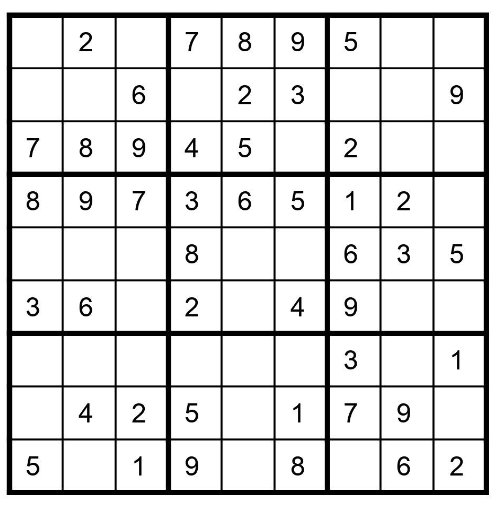
#> input picture data/sudoku-4.png, 498 x 506 px
$ jupyter execute --allow-errors parse_sudoku_board_training.ipynb
#> lines starting #> are read from the running program, lines starting #| are printed output that depends on the picture; after the words box and inside, x2 and y2 are one past the last pixel; in counts of white or black regions, pixels touching at a corner belong together; long printed decimals are rounded
### src/digit_predict.py
import cv2
import numpy as np
import os
import tensorflow as tf

def load_model(model_path: str, verbose: bool = False) -> tf.keras.Model:
    """
    Loads the tensorflow model

    Args:
        model_path: The path of the model
        verbose: True if

    Returns:
        tf.keras.Model: The loaded TensorFlow Keras model
    """

    if not os.path.exists(model_path):
        raise FileNotFoundError(f"No model found: {model_path}")

    model = tf.keras.models.load_model(model_path)

    if verbose:
        print("Model loaded successfully from %s", model_path)

    return model

# [70 lines left out: functions load_and_preprocess_image, predict_digit, run_digit_prediction_pipeline, not called in this run]

### notebooks/parse_sudoku_board_training.ipynb
[cell 1]
import os
import sys

# Move up one directory if your notebook is in a subfolder (like 'notebooks')
module_path = os.path.abspath(os.path.join(".."))
if module_path not in sys.path:
    sys.path.append(module_path)

[cell 2]
import cv2
import numpy as np
import matplotlib.pyplot as plt

from pathlib import Path

from src.digit_predict import load_model

[cell 3]
# Get the project directory (root)
ROOT_DIR = Path.cwd().parent

# IMAGE_FILE_NAME = "sudoku.png"
IMAGE_FILE_NAME = "sudoku-4.png"
# IMAGE_FILE_NAME = "sudoku-5.png"

IMAGE_PATH = ROOT_DIR / "data" / IMAGE_FILE_NAME

[cell 4]
# Import the image and turn into grey scale
img = cv2.imread(IMAGE_PATH)
#> img is the input picture: shape (506, 498, 3); min 0, max 255, mean 219.4
grey = cv2.cvtColor(img, cv2.COLOR_BGR2GRAY)

plt.imshow(grey, cmap='gray')
plt.axis('off')
plt.show()

[cell 5]
# Apply Gaussian blur effect to remove high frequency noises
blurred = cv2.GaussianBlur(grey, (5, 5), 0)
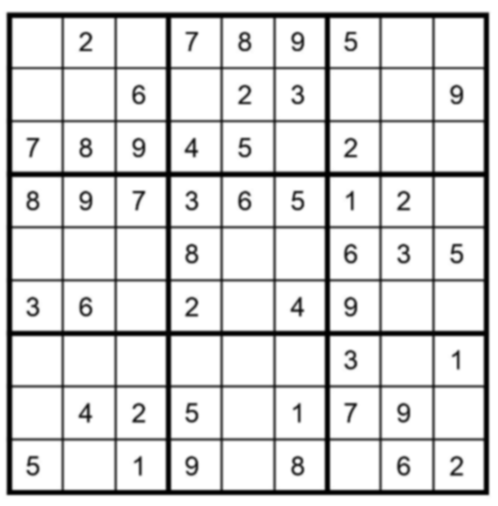
#> blurred: shape (506, 498); min 0, max 255, mean 219.5

plt.imshow(blurred, cmap='gray')
plt.axis('off')
plt.show()

[cell 6]
# Convert the blurry greyscale image into sharp black-and-white only image
thresh = cv2.adaptiveThreshold(blurred, 255, cv2.ADAPTIVE_THRESH_GAUSSIAN_C, cv2.THRESH_BINARY_INV, blockSize=11, C=2)
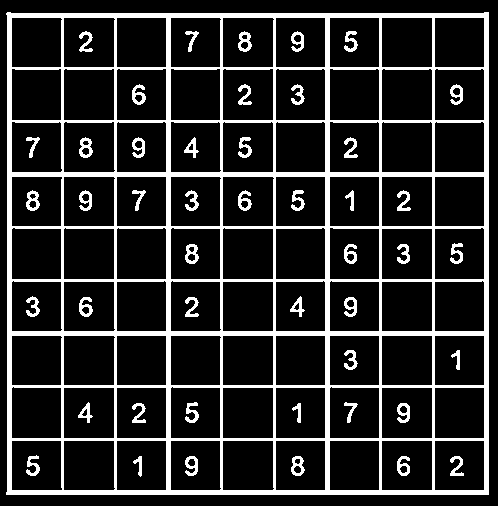
#> thresh: shape (506, 498); 16.5% white; 47 white regions

plt.imshow(thresh, cmap='gray')
plt.axis('off')
plt.show()

[cell 7]
# Find all the contours of the Sudoku board
# NOTE: the contours are unsorted
contours, _ = cv2.findContours(thresh, cv2.RETR_EXTERNAL, cv2.CHAIN_APPROX_SIMPLE)
#> contours = 1 contour; box (x1, y1, x2, y2) and area: (6, 12, 489, 495) 231374

# Sort all of the contours in decending order
contours = sorted(contours, key=cv2.contourArea, reverse=True)

# Extract the outer contour (which is the largest)
board_contour = contours[0]
#> board_contour = contour of 13 points, box (x1, y1, x2, y2) (6, 12, 489, 495), area 231374

# Calculate the perimeter
peri = cv2.arcLength(board_contour, True)
#> peri = 1929.1

print(f"Perimeter: {peri}")
#| Perimeter: 1929.071

approx = cv2.approxPolyDP(board_contour, 0.01 * peri, True)
#> approx = [[7, 12], [6, 494], [488, 494], [488, 12]]

# Make sure that there are 4 vertices
if len(approx) != 4:
    raise ValueError("Could not find a 4-sided Sudoku board.")

[cell 8]
def sort_corners(pts):
    # Helper to sort points: [top-left, top-right, bottom-right, bottom-left]
    rect = np.zeros((4, 2), dtype="float32")
    s = pts.sum(axis=1)
    rect[0] = pts[np.argmin(s)]
    rect[2] = pts[np.argmax(s)]
    diff = np.diff(pts, axis=1)
    rect[1] = pts[np.argmin(diff)]
    rect[3] = pts[np.argmax(diff)]
    return rect

[cell 9]
pts1 = np.float32([pts[0] for pts in approx])
#> pts1 = [[7, 12], [6, 494], [488, 494], [488, 12]]
sorted_pts = sort_corners(pts1)
#> in sort_corners, `s = pts.sum(axis=1)`: s = [19, 500, 982, 500]
#> in sort_corners, `diff = np.diff(pts, axis=1)`: diff = [5, 488, 6, -476]
#> sorted_pts = [[7, 12], [488, 12], [488, 494], [6, 494]]

print(f"Sorted corners:\n {sorted_pts}")
#| Sorted corners:
#|  [[  7.  12.]
#|  [488.  12.]
#|  [488. 494.]
#|  [  6. 494.]]

[cell 10]
OUTPUT_SIZE = 450

dst_pts = np.array([
    [0, 0],                           # Top-Left destination
    [OUTPUT_SIZE - 1, 0],             # Top-Right destination
    [OUTPUT_SIZE - 1, OUTPUT_SIZE - 1], # Bottom-Right destination
    [0, OUTPUT_SIZE - 1]              # Bottom-Left destination
], dtype="float32")

# Calculate the perspective transform matrix
M = cv2.getPerspectiveTransform(sorted_pts, dst_pts)
#> M = [[0.934, 0.00194, -6.56], [0, 0.934, -11.2], [-5.78e-20, 4.31e-06, 1]]

# Wrap the original image to get the final flat square
flat_board = cv2.warpPerspective(grey, M, (OUTPUT_SIZE, OUTPUT_SIZE))
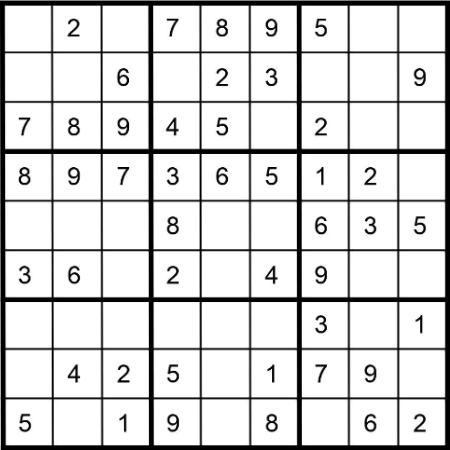
#> flat_board: shape (450, 450); min 0, max 255, mean 216.6

plt.imshow(flat_board, cmap='gray')
plt.axis('off')
plt.show()

[cell 11]
# Answer
ans = [
  [0, 0, 0, 5, 7, 0, 0, 0, 0],
  [0, 1, 7, 0, 0, 0, 4, 0, 5],
  [0, 0, 2, 0, 0, 1, 0, 0, 0],
  [0, 7, 0, 0, 0, 6, 0, 0, 9],
  [8, 0, 0, 0, 1, 0, 0, 0, 4],
  [4, 0, 0, 3, 0, 0, 0, 7, 0],
  [0, 0, 0, 6, 0, 0, 7, 0, 0],
  [9, 0, 6, 0, 0, 0, 5, 3, 0],
  [0, 0, 0, 0, 8, 9, 0, 0, 0],
]

ans_4 = [
  [0, 2, 0, 7, 8, 9, 5, 0, 0],
  [0, 0, 6, 0, 2, 3, 0, 0, 9],
  [7, 8, 9, 4, 5, 0, 2, 0, 0],
  [8, 9, 7, 3, 6, 5, 1, 2, 0],
  [0, 0, 0, 8, 0, 0, 6, 3, 5],
  [3, 6, 0, 2, 0, 4, 9, 0, 0],
  [0, 0, 0, 0, 0, 0, 3, 0, 1],
  [0, 4, 2, 5, 0, 1, 7, 9, 0],
  [5, 0, 1, 9, 0, 8, 0, 6, 2],
]

ans_5 = [
  [6, 5, 9, 0, 1, 0, 2, 8, 0],
  [1, 0, 0, 0, 5, 0, 0, 3, 0],
  [2, 0, 0, 8, 0, 0, 0, 1, 0],
  [0, 0, 0, 1, 3, 5, 0, 7, 0],
  [8, 0, 0, 9, 0, 0, 0, 0, 2],
  [0, 0, 3, 0, 7, 8, 6, 4, 0],
  [3, 0, 2, 0, 0, 9, 0, 0, 4],
  [0, 0, 0, 0, 0, 1, 8, 0, 0],
  [0, 0, 8, 7, 6, 0, 0, 0, 0],
]

if IMAGE_FILE_NAME == "sudoku.png":
  ans = ans
elif IMAGE_FILE_NAME == "sudoku-4.png":
  ans = ans_4
elif IMAGE_FILE_NAME == "sudoku-5.png":
  ans = ans_5
else:
  ans = ans

# Flatten the matrix
flattened_ans = [item for sublist in ans for item in sublist]

[cell 12]
grid = []
cell_size = flat_board.shape[0] // 9
#> cell_size = 50
incorrect_cells = []

MODEL_PATH = ROOT_DIR / "models" / "digit_recognition_model_TMNIST.keras"

#> (the rest of this cell did not finish here and is left out)


idx = 0
for r in range(9):
    row = []
    for c in range(9):

        # Crop the cell
        x1, y1 = c * cell_size, r * cell_size
        x2, y2 = x1 + cell_size, y1 + cell_size
        cell = flat_board[y1:y2, x1:x2]

        # Remove the outer margin to avoid boarders
        margin = int(cell_size * 0.2)
        cell = cell[
            margin:cell_size-margin,
            margin:cell_size-margin
        ]

        blur = cv2.GaussianBlur(cell, (3, 3), 0)

        thresh = cv2.adaptiveThreshold(
            blur,
            255,
            cv2.ADAPTIVE_THRESH_GAUSSIAN_C,
            cv2.THRESH_BINARY_INV,
            11,  # Block size (must be an odd number, adjust based on cell size)
            2    # Constant subtracted from the mean
        )

        # Remove noises by using a 2x2 kernel
        kernel = np.ones((2, 2), np.uint8)
        thresh = cv2.morphologyEx(
            thresh,
            cv2.MORPH_OPEN,
            kernel
        )

        # Find the contour of the digit
        contours, _ = cv2.findContours(
            thresh,
            cv2.RETR_EXTERNAL,
            cv2.CHAIN_APPROX_SIMPLE
        )

        predicted_digit = 0
        confidence = -1.0

        # If there is no contour, then we deduce the current cell is blank
        if len(contours) == 0:
            row.append(0)
        else:
            # Find the largest area
            largest = max(contours, key=cv2.contourArea)
            area = cv2.contourArea(largest)

            # If the largest area is less than a threshold, then it must be a noise or an artifact
            cell_area = cell.shape[0] * cell.shape[1]
            min_area_threshold = cell_area * 0.01

            if area < min_area_threshold:
                row.append(0)
            else:
                # Crop the digit
                x, y, w, h = cv2.boundingRect(largest)

                # If the bounding box is small that means there is no digit to crop
                if w == 0 or h == 0:
                    row.append(0)
                    continue

                # Crop the digit
                digit = thresh[y:y+h, x:x+w]
                h_digit, w_digit = digit.shape

                # Resize the digit but also preserve the aspect
                target_size = 18
                scale = target_size / max(h_digit, w_digit)
                new_w = max(1, int(w_digit * scale))
                new_h = max(1, int(h_digit * scale))
                resized_digit = cv2.resize(digit, (new_w, new_h))

                # Put the digit in the center of a 28x28 canvas
                canvas = np.zeros((28, 28), dtype=np.uint8)
                x_offset = (28 - new_w) // 2
                y_offset = (28 - new_h) // 2
                canvas[
                    y_offset:y_offset+new_h,
                    x_offset:x_offset+new_w
                ] = resized_digit

                # Normalize the input to the model
                cell_input = (
                    canvas
                    .reshape(1, 28, 28, 1)
                    .astype("float32") / 255.0
                )

                # Predict the digit
                predictions = model.predict(cell_input, verbose=0)

                predicted_digit = np.argmax(predictions, axis=-1)[0]
                confidence = np.max(predictions)

                row.append(int(predicted_digit))

        # DEBUG: Capture the incorrect digit
        if predicted_digit != flattened_ans[idx]:

            incorrect_cells.append({
                'img': canvas.copy(),
                'pos': (r, c),
                'pred': int(predicted_digit),
                'true': flattened_ans[idx],
                'conf': float(confidence)
            })

        idx += 1

    grid.append(row)

if incorrect_cells:
    num_plots = len(incorrect_cells)
    fig, axes = plt.subplots(1, num_plots, figsize=(num_plots * 3, 3))

    plt.suptitle("Incorrect Predicitons", fontsize=16, fontweight='bold', y=0.98)

    # Handle the case where there is only 1 low confidence cell
    if num_plots == 1:
        axes = [axes]

    for ax, data in zip(axes, incorrect_cells):
        ax.imshow(data['img'], cmap='gray')
        ax.set_title(f"({data['pos'][0]},{data['pos'][1]})\nPred: {data['pred']} ({data['conf']:.2%})\nTruth: {data['true']}")
        ax.axis('off')

    # Plot the incorrect predictions and save them as an image
    plt.tight_layout(rect=[0, 0, 1, 0.95])  # leave the top 5% to be blank for the super title
    plt.savefig('../result.png', dpi=300, bbox_inches='tight')
    plt.show()

print(f"Accuracy: {(1 - len(incorrect_cells) / 81) * 100:.2f}%")

# Check the number of cells is correct
for row in grid:
    if len(row) != 9:
        raise ValueError("The number of cells in #{} is incorrect")

if len(grid) != 9:
    raise ValueError("The number of rows is incorrect")

# Print the board
print("Board: [")
for row in grid:
    print(f"  {row},")
print("]")
